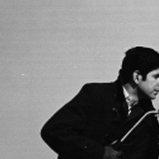
%> input picture DIP/Solutions/SERIAL dip/im1.jpg, 159 x 159 px
$ octave Logarithmic.m   (GNU Octave 9; MATLAB toolbox functions it lacks are replaced by stand-ins)
%> lines starting %> are read from the running program, lines starting %| are printed output that depends on the picture
OriImg = imread('im1.jpg')
%> OriImg is the input picture: size 159x159 uint8; min 0, max 234, mean 120
subplot(3,3,1)
imshow(OriImg)
title('Original image')

c=1
s= c.*log(double(1+OriImg))
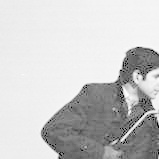
%> s: size 159x159 double; min 0, max 5.46, mean 4.32; drawn with min black and max white
subplot(3,2,2)
imshow(s)
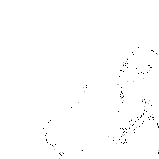
%> displayed picture: size 159x159, on the screen's scale of 0 to 255; min 0, max 255, mean 253.8
title('imcomplement image1')

c=0.25
s1= c.*log(double(1+OriImg))
subplot(3,2,3)
imshow(s1)
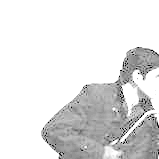
%> displayed picture: size 159x159, on the screen's scale of 0 to 255; min 0, max 255, mean 226
title('imcomplement image2')

c=0.50
s2= c.*log(double(1+OriImg))
subplot(3,2,4)
imshow(s2)
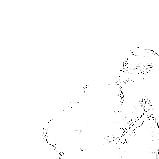
%> displayed picture: size 159x159, on the screen's scale of 0 to 255; min 0, max 255, mean 252.9
title('imcomplement image3')
